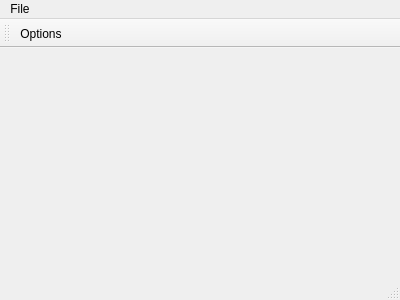
<?xml version="1.0" encoding="UTF-8"?>
<ui version="4.0">
 <class>MainWindow</class>
 <widget class="QMainWindow" name="MainWindow">
  <property name="geometry">
   <rect>
    <x>0</x>
    <y>0</y>
    <width>400</width>
    <height>300</height>
   </rect>
  </property>
  <property name="windowTitle">
   <string>MainWindow</string>
  </property>
  <widget class="QWidget" name="centralWidget"/>
  <widget class="QMenuBar" name="menuBar">
   <property name="geometry">
    <rect>
     <x>0</x>
     <y>0</y>
     <width>400</width>
     <height>21</height>
    </rect>
   </property>
   <widget class="QMenu" name="menuFile">
    <property name="title">
     <string>File</string>
    </property>
    <addaction name="actionOptions"/>
   </widget>
   <addaction name="menuFile"/>
  </widget>
  <widget class="QToolBar" name="mainToolBar">
   <attribute name="toolBarArea">
    <enum>TopToolBarArea</enum>
   </attribute>
   <attribute name="toolBarBreak">
    <bool>false</bool>
   </attribute>
   <addaction name="actionOptions"/>
  </widget>
  <widget class="QStatusBar" name="statusBar"/>
  <action name="actionOptions">
   <property name="icon">
    <iconset resource="mario.qrc">
     <normaloff>:/images/volume.png</normaloff>:/images/volume.png</iconset>
   </property>
   <property name="text">
    <string>Options</string>
   </property>
  </action>
 </widget>
 <layoutdefault spacing="6" margin="11"/>
 <resources>
  <include location="mario.qrc"/>
 </resources>
 <connections/>
</ui>
